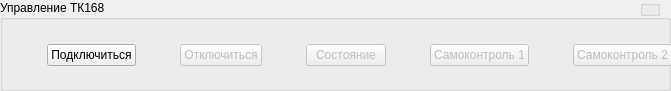
   <widget class="QGroupBox" name="groupBox_2">
    <property name="geometry">
     <rect>
      <x>10</x>
      <y>0</y>
      <width>671</width>
      <height>91</height>
     </rect>
    </property>
    <property name="title">
     <string>Управление ТК168</string>
    </property>
    <widget class="QWidget" name="horizontalLayoutWidget_2">
     <property name="geometry">
      <rect>
       <x>9</x>
       <y>30</y>
       <width>701</width>
       <height>51</height>
      </rect>
     </property>
     <layout class="QHBoxLayout" name="horizontalLayout_2">
      <item>
       <spacer name="horizontalSpacer_4">
        <property name="orientation">
         <enum>Qt::Horizontal</enum>
        </property>
        <property name="sizeHint" stdset="0">
         <size>
          <width>40</width>
          <height>20</height>
         </size>
        </property>
       </spacer>
      </item>
      <item>
       <widget class="QPushButton" name="pbConnect">
        <property name="text">
         <string>Подключиться</string>
        </property>
       </widget>
      </item>
      <item>
       <spacer name="horizontalSpacer_5">
        <property name="orientation">
         <enum>Qt::Horizontal</enum>
        </property>
        <property name="sizeHint" stdset="0">
         <size>
          <width>40</width>
          <height>20</height>
         </size>
        </property>
       </spacer>
      </item>
      <item>
       <widget class="QPushButton" name="pbDisConnect">
        <property name="enabled">
         <bool>false</bool>
        </property>
        <property name="text">
         <string>Отключиться</string>
        </property>
       </widget>
      </item>
      <item>
       <spacer name="horizontalSpacer_6">
        <property name="orientation">
         <enum>Qt::Horizontal</enum>
        </property>
        <property name="sizeHint" stdset="0">
         <size>
          <width>40</width>
          <height>20</height>
         </size>
        </property>
       </spacer>
      </item>
      <item>
       <widget class="QPushButton" name="pbReportSlave">
        <property name="enabled">
         <bool>false</bool>
        </property>
        <property name="text">
         <string>Состояние</string>
        </property>
       </widget>
      </item>
      <item>
       <spacer name="horizontalSpacer_11">
        <property name="orientation">
         <enum>Qt::Horizontal</enum>
        </property>
        <property name="sizeHint" stdset="0">
         <size>
          <width>40</width>
          <height>20</height>
         </size>
        </property>
       </spacer>
      </item>
      <item>
       <widget class="QPushButton" name="pbSelfTest1">
        <property name="enabled">
         <bool>false</bool>
        </property>
        <property name="text">
         <string>Самоконтроль 1</string>
        </property>
       </widget>
      </item>
      <item>
       <spacer name="horizontalSpacer_12">
        <property name="orientation">
         <enum>Qt::Horizontal</enum>
        </property>
        <property name="sizeHint" stdset="0">
         <size>
          <width>40</width>
          <height>20</height>
         </size>
        </property>
       </spacer>
      </item>
      <item>
       <widget class="QPushButton" name="pbSelfTest2">
        <property name="enabled">
         <bool>false</bool>
        </property>
        <property name="text">
         <string>Самоконтроль 2</string>
        </property>
       </widget>
      </item>
      <item>
       <spacer name="horizontalSpacer_7">
        <property name="orientation">
         <enum>Qt::Horizontal</enum>
        </property>
        <property name="sizeHint" stdset="0">
         <size>
          <width>40</width>
          <height>20</height>
         </size>
        </property>
       </spacer>
      </item>
     </layout>
    </widget>
    <widget class="QGroupBox" name="gbSecret">
     <property name="geometry">
      <rect>
       <x>640</x>
       <y>0</y>
       <width>20</width>
       <height>16</height>
      </rect>
     </property>
     <property name="cursor">
      <cursorShape>PointingHandCursor</cursorShape>
     </property>
     <property name="contextMenuPolicy">
      <enum>Qt::CustomContextMenu</enum>
     </property>
     <property name="title">
      <string/>
     </property>
    </widget>
   </widget>
